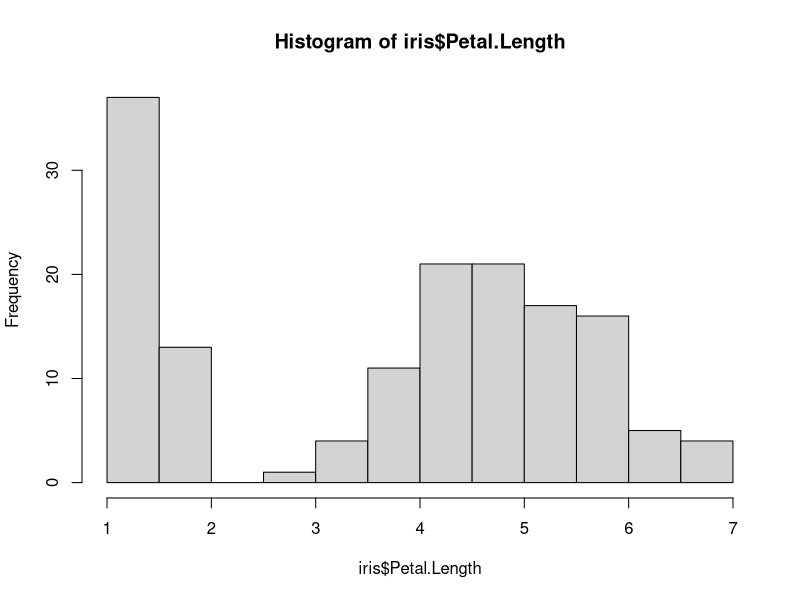
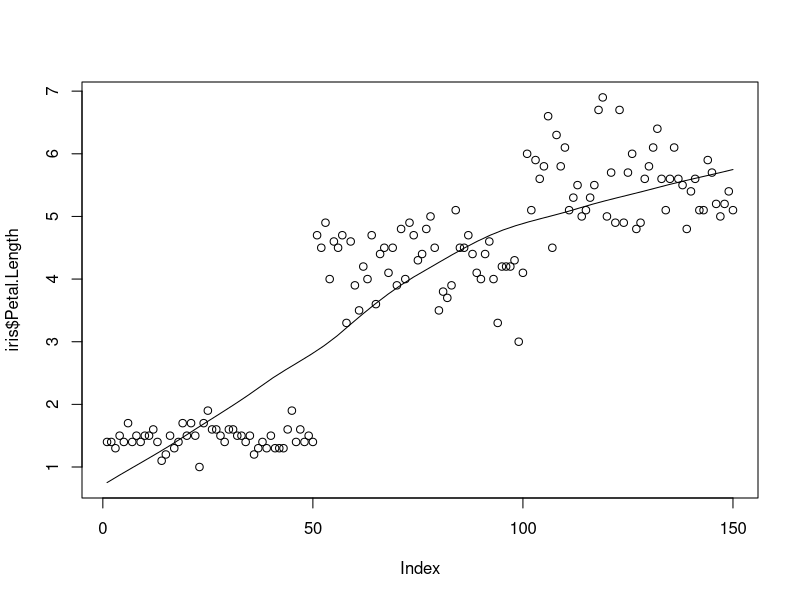
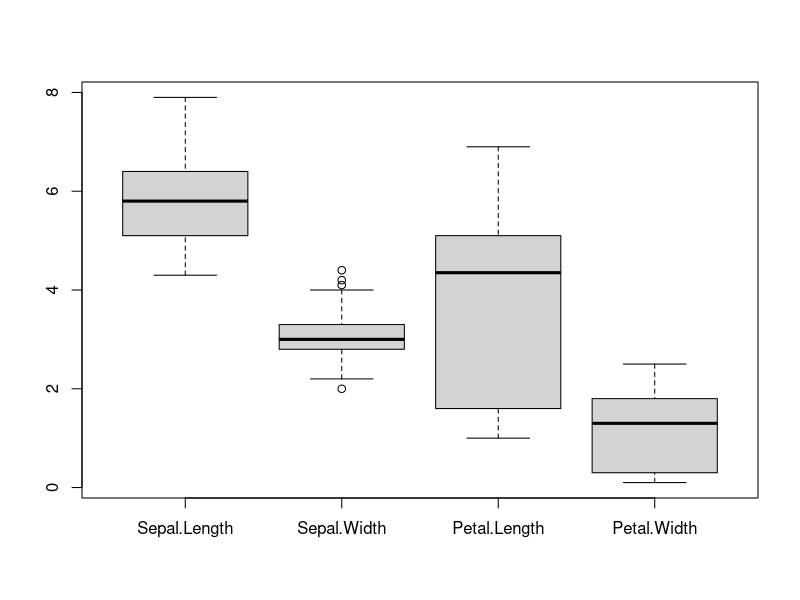
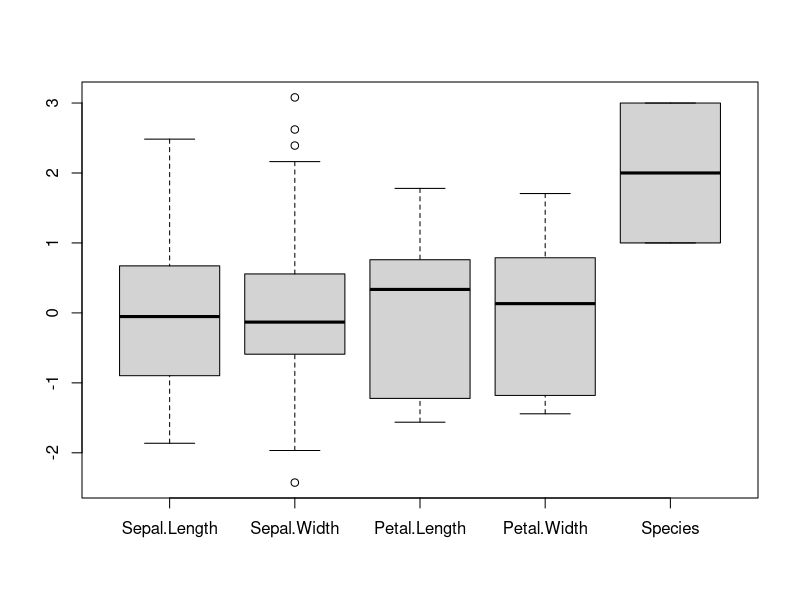
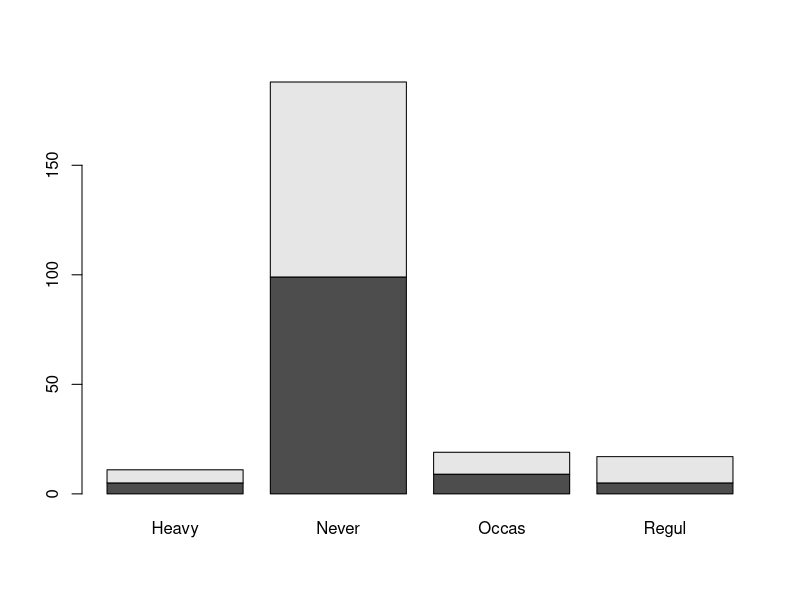

Write the R code that produced these figures, in order.
getwd()
x<-table(iris$Species)
Sys.Date()
x3<-1:10
x3[2]
m2 <- matrix(1:15, nrow = 3,ncol=3,byrow = F)
str(iris)
?data.frame
##MEAN
x1<-c(1,2,3,4,5,4,3,6,7,8,9,1000)
sum(x1)/length(x1)
##median
median(x1)
summary(iris)
sd(iris$Sepal.Length)
sd(x1)
x1<-c(3:1)                                          
x2<-c(98,90,95)


##Random Sampling
sample(1:45,6)
ind <- sample(1:nrow(iris),150)
A1 <- iris[ind,]
View(iris)
View(A1)
        
ind1 <- sample(1:nrow(iris),nrow(iris)*0.7)
train <- iris[ind1,]
test <- iris[-ind1,]

##Descriptive Statistic
summary(iris)
install.packages("ggplot2")
hist(iris$Petal.Length)
scatter.smooth(iris$Petal.Length)
boxplot(iris[,1:4])
help(package=plyr)

##Normalize
A2 <- iris
A2[,1:4] <- scale(A2[,1:4])
A2
summary(A2)
boxplot(A2)

levels(iris$Species)

##Example data "survey" in package 'MASS'
library(MASS)
help(package = MASS)
str(survey)
data("survey")
t1<-table(survey$Sex,survey$Smoke)
##Probability of table t1 by column
prop.table(table(survey$Sex,survey$Smoke),2)
barplot(t1)
stem(survey$Wr.Hnd)
